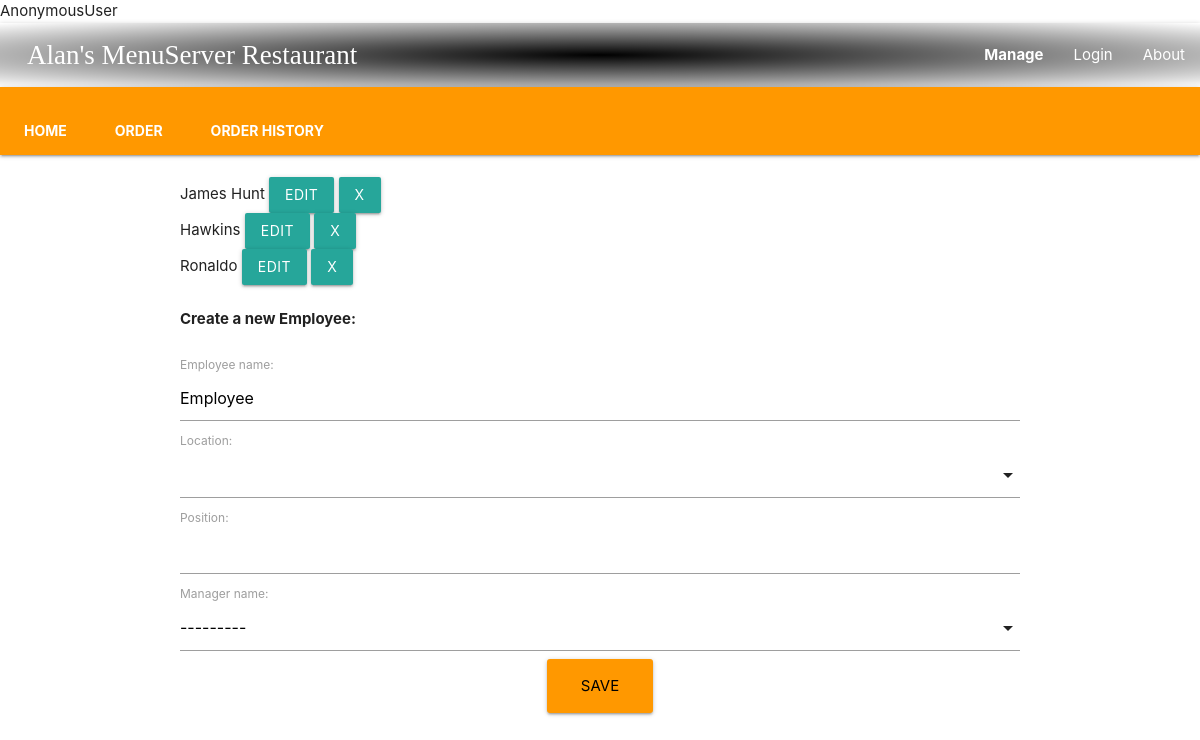
Screenshot of /edit_employee with the database file from the repository.
### menuserve/models.py (models this page shows)
class Employee(models.Model):
    employee_name           = models.CharField(max_length=40, default="Employee", blank=True, null=True)
    location                = models.ManyToManyField(Store, blank=True)
    position                = models.CharField(max_length=40, blank=True, null=True)
    manager_name            = models.ForeignKey(Manager, on_delete=models.CASCADE)
    class Meta:
        verbose_name = ('Employee')
        verbose_name_plural = ('Employees')
    def __str__(self):
        return self.employee_name

### menuserve/views.py (the view)
# urls.py: path('edit_employee', views.edit_employee, name='edit_employee'),
def edit_employee(request):
    form = EmployeeForm(request.POST or None)
    employees = Employee.objects.all()
    if form.is_valid():
        form.save()
        form = EmployeeForm()
        employees = Employee.objects.all()
    context = {
        'form': form,
        'employees': employees
        }
    return render(request, "menuserve/employeeEdit.html", context)

### menuserve/forms.py
class EmployeeForm(forms.ModelForm):
    class Meta:
        model = Employee
        fields = [
            'employee_name',
            'location',
            'position',
            'manager_name'
        ]

### menuserve/models.py (called while the page is built)
    def __str__(self):
        return self.store_name

    def __str__(self):
        return self.manager_name

### menuserve/templates/menuserve/employeeEdit.html (shortened to what this page needs)
<!DOCTYPE html>
{% include 'menuserve/header.html' %}
<form method="POST"> {% csrf_token %}
    <div class="container">
        <br>
        {% for emp in employees %}
        {{ emp }}
        <a href= "{% url 'employeeedit' id=emp.id %}"><button class="waves-effect waves-light btn" type="button">Edit</button></a>
        <a href= "{% url 'employeedelete' id=emp.id %}"><button class="waves-effect waves-light btn" type="button">X</button></a><br>
        {% endfor %}<br>
        <b>Create a new Employee:</b><br><br>
        {{ form }}
        <div class="row center">
            <input class="btn-large waves-effect waves-light orange" type="submit" value="save" />
        </div>
    </div>
</form>

### menuserve/static/css/style.css (style rules this page uses)
#id_position { position: inherit; }

### rows the page displays
Employee: employee_name "James Hunt"
Employee: employee_name "Hawkins"
Employee: employee_name "Ronaldo"

### other values shown
{{ request.user }} "AnonymousUser"
